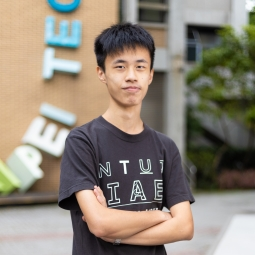
#> input picture photos/profile_photo_255.jpg, 255 x 255 px
$ python simple_fft_ifft.py
#> lines starting #> are read from the running program, lines starting #| are printed output that depends on the picture
### utils.py
"""
MIT License

Copyright (c) 2024 allen327lin

Permission is hereby granted, free of charge, to any person obtaining a copy
of this software and associated documentation files (the "Software"), to deal
in the Software without restriction, including without limitation the rights
to use, copy, modify, merge, publish, distribute, sublicense, and/or sell
copies of the Software, and to permit persons to whom the Software is
furnished to do so, subject to the following conditions:

The above copyright notice and this permission notice shall be included in all
copies or substantial portions of the Software.

THE SOFTWARE IS PROVIDED "AS IS", WITHOUT WARRANTY OF ANY KIND, EXPRESS OR
IMPLIED, INCLUDING BUT NOT LIMITED TO THE WARRANTIES OF MERCHANTABILITY,
FITNESS FOR A PARTICULAR PURPOSE AND NONINFRINGEMENT. IN NO EVENT SHALL THE
AUTHORS OR COPYRIGHT HOLDERS BE LIABLE FOR ANY CLAIM, DAMAGES OR OTHER
LIABILITY, WHETHER IN AN ACTION OF CONTRACT, TORT OR OTHERWISE, ARISING FROM,
OUT OF OR IN CONNECTION WITH THE SOFTWARE OR THE USE OR OTHER DEALINGS IN THE
SOFTWARE.
"""

import numpy as np
import cv2


def show_img(title, img, save_img=False):
    cv2.namedWindow(title, cv2.WINDOW_NORMAL)
    cv2.resizeWindow(title, 400, 400)
    cv2.imshow(title, img)
    if save_img:
        cv2.imwrite("./photos/results/" + title + ".png", img)
    return 0


# [22 lines left out: functions show_fft, normalization, not called in this run]

### simple_fft_ifft.py
"""
MIT License

Copyright (c) 2024 allen327lin

Permission is hereby granted, free of charge, to any person obtaining a copy
of this software and associated documentation files (the "Software"), to deal
in the Software without restriction, including without limitation the rights
to use, copy, modify, merge, publish, distribute, sublicense, and/or sell
copies of the Software, and to permit persons to whom the Software is
furnished to do so, subject to the following conditions:

The above copyright notice and this permission notice shall be included in all
copies or substantial portions of the Software.

THE SOFTWARE IS PROVIDED "AS IS", WITHOUT WARRANTY OF ANY KIND, EXPRESS OR
IMPLIED, INCLUDING BUT NOT LIMITED TO THE WARRANTIES OF MERCHANTABILITY,
FITNESS FOR A PARTICULAR PURPOSE AND NONINFRINGEMENT. IN NO EVENT SHALL THE
AUTHORS OR COPYRIGHT HOLDERS BE LIABLE FOR ANY CLAIM, DAMAGES OR OTHER
LIABILITY, WHETHER IN AN ACTION OF CONTRACT, TORT OR OTHERWISE, ARISING FROM,
OUT OF OR IN CONNECTION WITH THE SOFTWARE OR THE USE OR OTHER DEALINGS IN THE
SOFTWARE.
"""

import numpy as np
import cv2
from utils import show_img, show_fft


def simple_fft_ifft(input_):
    # fft

    fft_img = np.fft.fft2( input_ )
    fft_shift_img = np.fft.fftshift( fft_img )    #將0頻率分量移動到影象的中心

    fft_shift_img_1 = 1 * np.log( np.abs( fft_shift_img ) + 1 )
    fft_shift_img_1 = fft_shift_img_1 / fft_shift_img_1.max( ) * 255.0
    fft_shift_img_1 = np.uint8( fft_shift_img_1 )

    cv2.namedWindow("fft_shift_img_1", cv2.WINDOW_NORMAL)
    cv2.resizeWindow("fft_shift_img_1", 400, 400)
    cv2.imshow("fft_shift_img_1", fft_shift_img_1)

    fft_shift_img_20 = 20 * np.log( np.abs( fft_shift_img ) + 1 )
    fft_shift_img_20 = fft_shift_img_20 / fft_shift_img_20.max( ) * 255.0
    fft_shift_img_20 = np.uint8( fft_shift_img_20 )

    cv2.namedWindow("fft_shift_img_20", cv2.WINDOW_NORMAL)
    cv2.resizeWindow("fft_shift_img_20", 400, 400)
    cv2.imshow("fft_shift_img_20", fft_shift_img_20)

    # ifft

    ifftshift_img = np.fft.ifftshift(fft_shift_img)
    ifft_img = np.fft.ifft2(ifftshift_img)
    ifft_img = np.real(ifft_img)
    ifft_img = np.uint8( ifft_img )

    show_img("ifft_img", ifft_img)
    show_img("input_", input_)

    cv2.waitKey(0)


if __name__ == "__main__":
    # Image
    img = cv2.imread("./photos/profile_photo_255.jpg", 0)
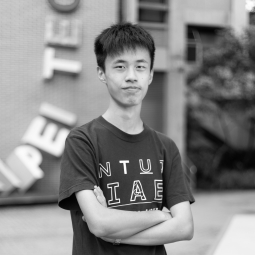
#> img: shape (255, 255); min 1, max 254, mean 134.5

    # Padding function
    def pad_with(vector, pad_width, iaxis, kwargs):
        pad_value = kwargs.get('padder', 10)
        vector[:pad_width[0]] = pad_value
        vector[-pad_width[1]:] = pad_value

    # High-pass kernels (Laplacian filter)
    high_pass_kernel_1 = np.array([[1, 1, 1],
                                   [1, -8, 1],
                                   [1, 1, 1]], dtype='int8')
    high_pass_kernel_1 = np.pad(high_pass_kernel_1, int((501 - high_pass_kernel_1.shape[0]) / 2), pad_with,
                                padder=0)
    high_pass_kernel_2 = np.array([[ 0,-1, 0],
                                   [-1, 4,-1],
                                   [ 0,-1, 0]], dtype='int8')
    high_pass_kernel_2 = np.pad(high_pass_kernel_2, int((501 - high_pass_kernel_2.shape[0]) / 2), pad_with,
                                padder=0)

    # Low-pass kernel (Mean filter)
    kernel_size = 15
    low_pass_kernel = np.ones((kernel_size, kernel_size), np.float64) / kernel_size ** 2
    low_pass_kernel = np.pad(low_pass_kernel, int((501 - low_pass_kernel.shape[0]) / 2), pad_with, padder=0)

    input_ = img
    # input_ = high_pass_kernel_1
    # input_ = high_pass_kernel_2
    # input_ = low_pass_kernel

    simple_fft_ifft(input_)
#> in simple_fft_ifft, `fft_shift_img_1 = 1 * np.log( np.abs( fft_shift_img ) + 1 )`:
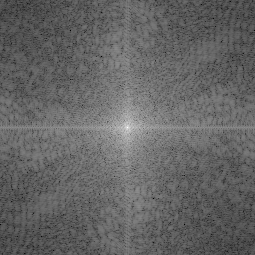
#> fft_shift_img_1: shape (255, 255) float64; min 1.82, max 15.98, mean 7.44; drawn with min black and max white
#> in simple_fft_ifft, `fft_shift_img_1 = fft_shift_img_1 / fft_shift_img_1.max( ) * 255.0`:
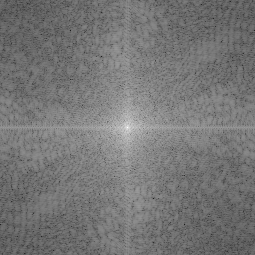
#> fft_shift_img_1: shape (255, 255) float64; min 28.97, max 255, mean 118.6
